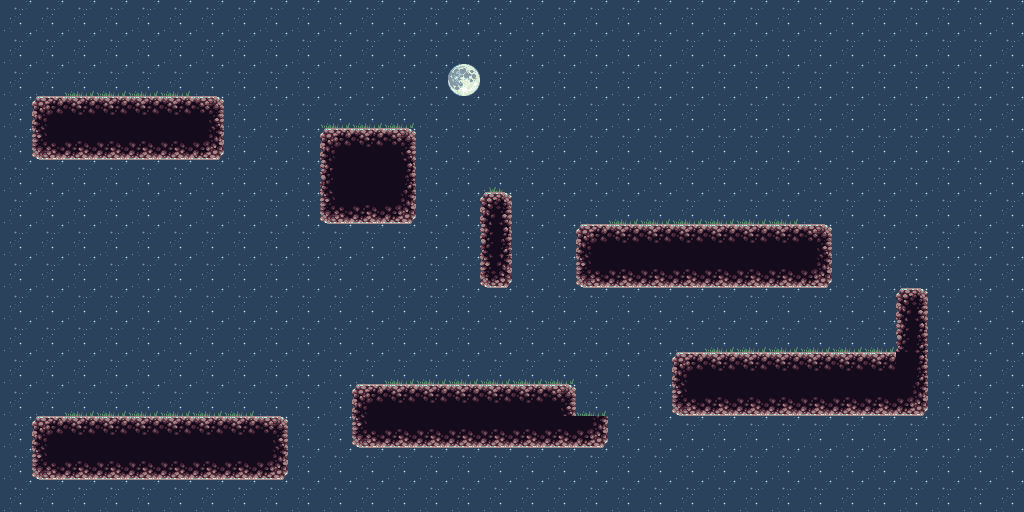

This game map was drawn from its Tiled (.tmx) file and the tilesets committed beside it. A one-line description and the trimmed map source follow:
An orthogonal 32x16 tile map with 32x32 px tiles, 4 tile layers (sky, stars, platforms, vegetation) and 4 objects (2x platform, UDplatform, LRplatform).

<map version="1.0" orientation="orthogonal" width="32" height="16" tilewidth="32" tileheight="32">
 <tileset firstgid="1" name="platformertiles" tilewidth="32" tileheight="32">
  <image source="../images/platformertiles.png" width="256" height="96" />
 </tileset>
 <layer name="sky" width="32" height="16">
  <properties>
   <property name="background" value="true" />
  </properties>
  <data>[512 cells, 512 non-empty, 1 distinct tile ids]</data>
 </layer>
 <layer name="stars" width="32" height="16">
  <properties>
   <property name="background" value="true" />
  </properties>
  <data>[512 cells, 512 non-empty, 2 distinct tile ids]</data>
 </layer>
 <layer name="platforms" width="32" height="16">
  <properties>
   <property name="collision" value="true" />
  </properties>
  <data>[512 cells, 89 non-empty, 12 distinct tile ids]</data>
 </layer>
 <layer name="vegetation" width="32" height="16">
  <properties>
   <property name="background" value="true" />
  </properties>
  <data>[512 cells, 33 non-empty, 2 distinct tile ids]</data>
 </layer>
 <objectgroup name="movingplatforms" width="32" height="16">
  <properties>
   <property name="moving" value="true" />
   <property name="platform" value="true" />
  </properties>
  <object name="UDplatform" x="32" y="320" width="128" height="32">
   <properties>
    <property name="maxDY" value="29.0" />
    <property name="vy" value="60.0" />
   </properties>
  </object>
  <object name="platform" x="384" y="64" width="128" height="32">
   <properties>
    <property name="maxDX" value="128" />
    <property name="vx" value="60" />
   </properties>
  </object>
  <object name="platform" x="256" y="160" width="32" height="32">
   <properties>
    <property name="maxDX" value="32" />
    <property name="vx" value="-60" />
   </properties>
  </object>
  <object name="LRplatform" x="160" y="224" width="128" height="32">
   <properties>
    <property name="maxDX" value="32" />
    <property name="vx" value="60.0" />
   </properties>
  </object>
 </objectgroup>
</map>
